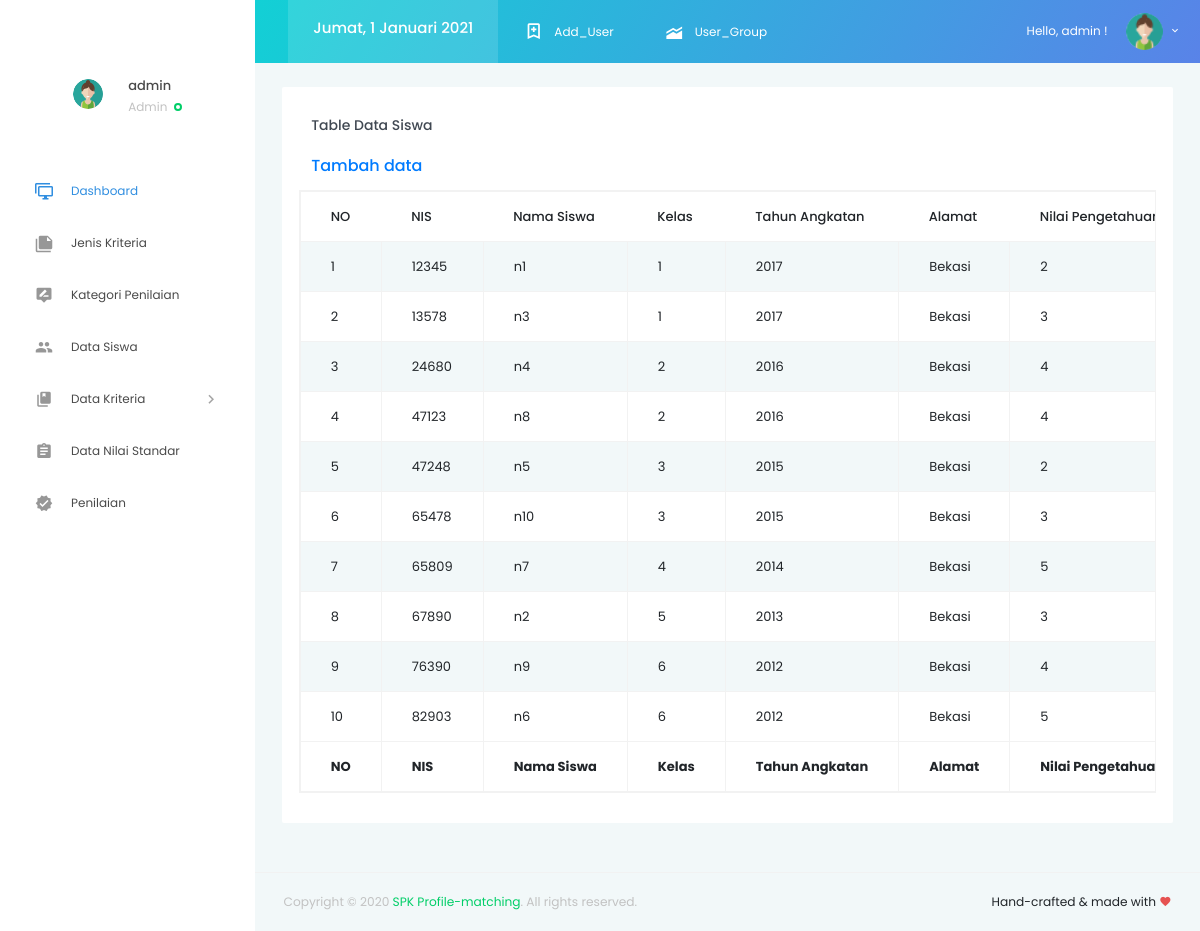
Page /data_siswa/index.php (signed in) on the committed database.
### tables this page shows
CREATE TABLE `data_siswa` (
  `nis` int(12) NOT NULL,
  `nama_siswa` char(50) NOT NULL,
  `kelas` varchar(5) NOT NULL,
  `tahun_angkatan` int(4) NOT NULL,
  `alamat` varchar(50) NOT NULL,
  `nilai_pengetahuan_siswa` int(12) NOT NULL,
  `nilai_keterampilan_siswa` int(12) NOT NULL,
  `nilai_karakter_siswa` int(12) NOT NULL,
  `nilai_eskul_siswa` int(12) NOT NULL
);

### data_siswa/index.php (the view, shortened to what this page needs)
<?php
if ($_SESSION['level'] == "") {
  header("location:../index.php?pesan=belum_login");
} else if ($_SESSION['level'] == "1") {
?>
  <!DOCTYPE html>
  <html lang="en">
  <head>
    <link rel="stylesheet" href="../vendors/iconfonts/mdi/css/materialdesignicons.min.css">
    <link rel="stylesheet" href="../vendors/css/vendor.bundle.base.css">
    <link rel="stylesheet" href="../vendors/css/vendor.bundle.addons.css">
    <link rel="stylesheet" href="../public/css/style.css">
  </head>
  <body>
    <div class="container-scroller">
      <?php require "../partials/_navbar.php"; ?>
      <div class="container-fluid page-body-wrapper">
        <?php require "../partials/_sidebar.php"; ?>
        <div class="main-panel">
          <div class="content-wrapper">
            <div class="row">
              <div class="col-lg-12 grid-margin stretch-card">
                <div class="card">
                  <div class="card-body">
                    <h4 class="card-title">Table Data Siswa</h4>
                    <h5 class="card-description">
                      <a href="input.php">Tambah data</a>
                    </h5>
                    <div class="m-form m-form--label-align-right m--margin-top-20 m--margin-bottom-30">
                      <div class="row">
                        <?php
                        if ($_SESSION['level'] == "1") {
                          $sql = 'SELECT * FROM data_siswa';
                        } else {
                          header('location:../error-404.php');
                        }
                        $query = mysqli_query($conn, $sql);
                        echo '<table id="example" class="table table-striped table-bordered table-responsive" style="width:100%">
                        <thead>
                        <tr>
                          <th>NO</th>
                          <th>NIS</th>
                          <th>Nama Siswa</th>
                          <th>Kelas</th>
                          <th>Tahun Angkatan</th>
                          <th>Alamat</th>
                          <th>Nilai Pengetahuan</th>
                          <th>Nilai Keterampilan</th>
                          <th>Nilai Karakter</th>
                          <th>Nilai Eskul</th>
                          <th>Action</th>
                        </tr>
                        </thead>
                        <tbody>';
                        $no = 1;
                        while ($row = mysqli_fetch_array($query)) {
                          echo "<tr>";
                          echo "<td>" . $no . "</td>";
                          echo "<td>" . $row['nis'] . "</td>";
                          echo "<td>" . $row['nama_siswa'] . "</td>";
                          echo "<td>" . $row['kelas'] . "</td>";
                          echo "<td>" . $row['tahun_angkatan'] . "</td>";
                          echo "<td>" . $row['alamat'] . "</td>";
                          echo "<td>" . $row['nilai_pengetahuan_siswa'] . "</td>";
                          echo "<td align='center'><a href='form-edit.php?nis=$row[nis]'>Edit</a> | <a href='delete.php?nis=$row[nis]'>Delete</a></td></tr>";
                          $no++;
                        }
                        echo '
                        </tbody>
                        <tfoot>
                          <tr>
                              <th>NO</th>
                              <th>NIS</th>
                              <th>Nama Siswa</th>
                              <th>Kelas</th>
                              <th>Tahun Angkatan</th>
                              <th>Alamat</th>
                              <th>Nilai Pengetahuan</th>
                              <th>Nilai Keterampilan</th>
                              <th>Nilai Karakter</th>
                              <th>Nilai Eskul</th>
                              <th>Action</th>
                          </tr>
                      </tfoot>
                      </table>';
                        ?>
                      </div>
                    </div>
                  </div>
                </div>
              </div>
            </div>
          </div>
          <?php require "../partials/_fotter.php"; ?>
        </div>
      </div>
    </div>
  </body>
<?php
} else {
  header("location:../error-404.php");
}
?>
  </html>

### data_siswa/index.php (style rules this page uses)
table { width: 100%; }

### rows in the picture
data_siswa: nis "12345", nama_siswa "n1", kelas "1", tahun_angkatan "2017", alamat "Bekasi", nilai_pengetahuan_siswa "2"
data_siswa: nis "13578", nama_siswa "n3", kelas "1", tahun_angkatan "2017", alamat "Bekasi", nilai_pengetahuan_siswa "3"
data_siswa: nis "24680", nama_siswa "n4", kelas "2", tahun_angkatan "2016", alamat "Bekasi", nilai_pengetahuan_siswa "4"
data_siswa: nis "47123", nama_siswa "n8", kelas "2", tahun_angkatan "2016", alamat "Bekasi", nilai_pengetahuan_siswa "4"
data_siswa: nis "47248", nama_siswa "n5", kelas "3", tahun_angkatan "2015", alamat "Bekasi", nilai_pengetahuan_siswa "2"
data_siswa: nis "65478", nama_siswa "n10", kelas "3", tahun_angkatan "2015", alamat "Bekasi", nilai_pengetahuan_siswa "3"
data_siswa: nis "65809", nama_siswa "n7", kelas "4", tahun_angkatan "2014", alamat "Bekasi", nilai_pengetahuan_siswa "5"
data_siswa: nis "67890", nama_siswa "n2", kelas "5", tahun_angkatan "2013", alamat "Bekasi", nilai_pengetahuan_siswa "3"
data_siswa: nis "76390", nama_siswa "n9", kelas "6", tahun_angkatan "2012", alamat "Bekasi", nilai_pengetahuan_siswa "4"
data_siswa: nis "82903", nama_siswa "n6", kelas "6", tahun_angkatan "2012", alamat "Bekasi", nilai_pengetahuan_siswa "5"

### other values in the picture
$_SESSION['nama_user'] "admin"
$level[$leveluser] "Admin"
